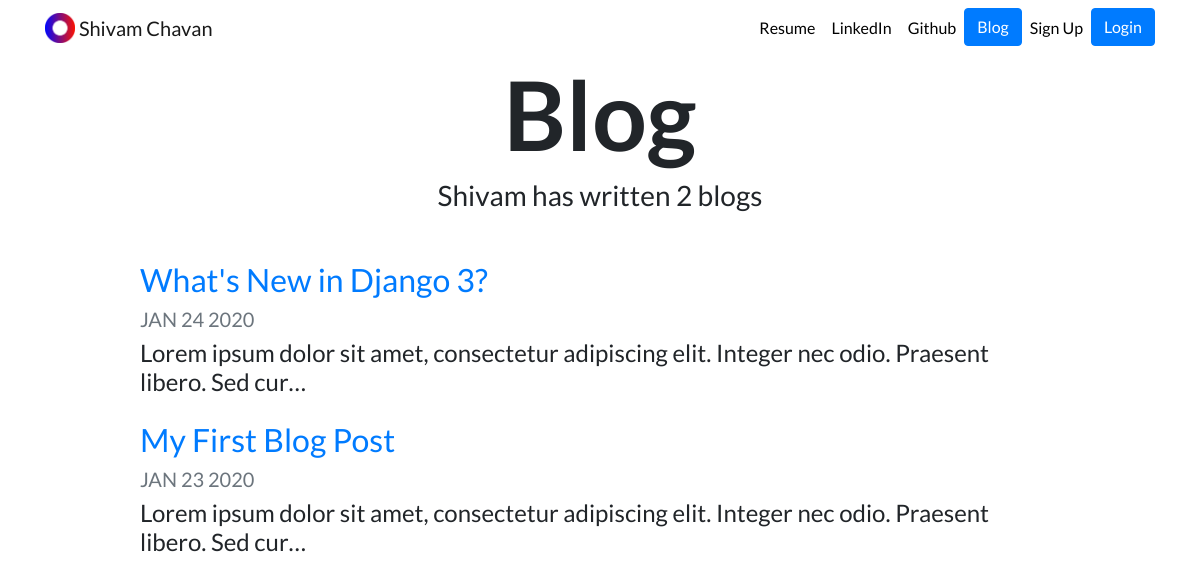
Screenshot of /blog/ with the database file from the repository.
### blog/models.py (models this page shows, shortened)
class Blog(models.Model):
    title = models.CharField(max_length=200)
    description = models.TextField()
    date = models.DateField()

### blog/views.py (the view)
# urls.py: path('', views.all_blogs, name='all_blogs'),
def all_blogs(request):
    blogs = Blog.objects.order_by('-date')
    return render(request, 'blog/all_blogs.html', {'blogs':blogs})

### blog/templates/blog/all_blogs.html
{% extends "portfolio/base.html" %}
{% load static %}
{% block content %}
<h1 id="blogtitle" class="font-weight-bold text-center">Blog</h1>
<h3 class="text-center mb-5">Shivam has written {{ blogs.count }} blog{{ blogs.count|pluralize }}</h3>
{% for blog in blogs %}
<div class="row justify-content-center my-3">
  <div class="col-md-10">
    <a href="{% url 'blog:detail' blog.id %}">
      <h2>{{ blog.title }}</h2>
    </a>
    <h5 class="text-muted">{{ blog.date|date:'M d Y'|upper }}</h5>
    <h4>{{ blog.description|striptags|truncatechars:100 }}</h4>
  </div>
</div>
{% endfor %}
{% endblock %}

### portfolio/templates/portfolio/base.html (shortened to what this page needs)
{% load static %}
<!doctype html>
<html lang="en">
<head>
  <link rel="stylesheet" href="https://stackpath.bootstrapcdn.com/bootstrap/4.4.1/css/bootstrap.min.css">
  <link rel="stylesheet" href="{% static "portfolio/custom.css" %}">
</head>
<body>
  <nav id="topNav" class="navbar navbar-expand-md navbar-light">
    <div class="container">
      <a class="navbar-brand" href="{% url 'home' %}">
        <img src="{% static "portfolio/Logo.png" %}" width="30" height="30" class="d-inline-block align-top" alt="Nick's Logo">
        <span>Shivam Chavan</span>
      </a>
      <div class="collapse navbar-collapse text-center" id="navbarNav">
        <ul class="navbar-nav ml-auto">
          <li class="nav-item">
            <a class="nav-link" href="{% static "portfolio/resume.pdf" %}">Resume</a>
          </li>
          <li class="nav-item">
            <a class="nav-link" href="https://www.linkedin.com/in/shivam-chavan-164868175" target="_blank">LinkedIn</a>
          </li>
          <li class="nav-item">
            <a class="nav-link" href="https://github.com/shivam675" target="_blank">Github</a>
          </li>
          <li>
            <a role="button"  href="{% url 'blog:all_blogs' %}" class="btn btn-primary">Blog</a>
          </li>
            {% if user.is_authenticated %}
                <li class="nav-item">
                    <a href="#" onclick="$('#signOutBtn').click()" class="nav-link">Logout</a>
                    <form style='display: none;' method="POST" action="{% url 'logoutuser' %}">
                        {% csrf_token %}
                        <button id="signOutBtn" type="submit">Logout</button>
                    </form>
                </li>
            {% else %}
                <li class="nav-item">
                    <a class="nav-link" href="{% url 'signupuser' %}">Sign Up</a>
                </li>
                <li >
                    <a role="button" href="{% url 'loginuser' %}" class="btn btn-primary">Login</a>
                </li>
            {% endif %}
        </ul>
      </div>
    </div>
  </nav>
  <div class="container">
    {% block content %}{% endblock %}
  </div>
</body>
</html>

### portfolio/static/portfolio/custom.css (style rules this page uses)
.navbar-nav .nav-link { color: rgba(0,0,0,1) !important; }
body { font-family: 'Lato', sans-serif; }
#blogtitle { font-size: 6rem; }

### rows the page displays
Blog: title "What's New in Django 3?", date "JAN 24 2020", description "Lorem ipsum dolor sit amet, consectetur adipiscing elit. Integer nec odio. Praesent libero. Sed cur…"
Blog: title "My First Blog Post", date "JAN 23 2020", description "Lorem ipsum dolor sit amet, consectetur adipiscing elit. Integer nec odio. Praesent libero. Sed cur…"

### other values shown
{{ blogs.count }} "2"
